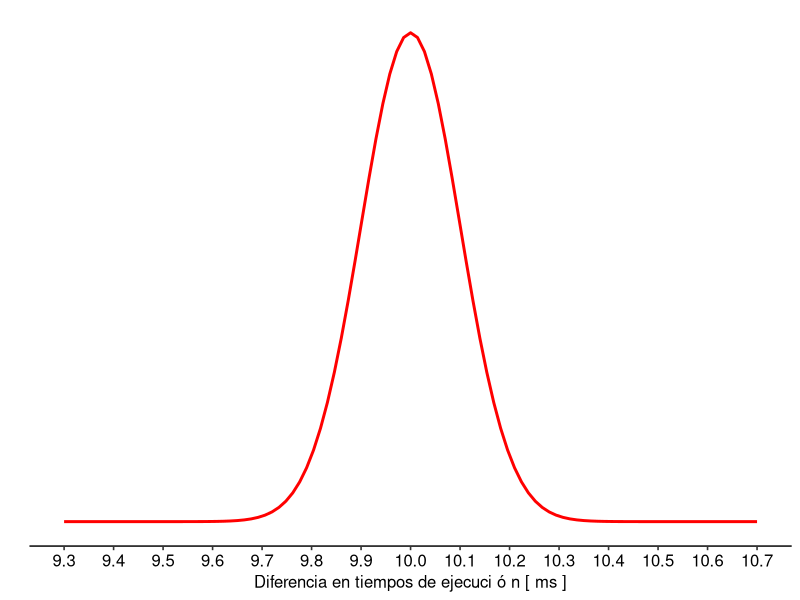

Here is the R script that generated this plot: (Note: this script raises an error after producing the figure.)

library(pwr)

#2.Si el verdadero volumen medio de los bidones fuera de 10,1 litros, ¿cuál sería 
#la probabilidad de que el ingeniero, que obviamente no conoce este dato, cometa 
#un error de tipo II? Para responder, agregue al gráfico anterior la verdadera 
#distribución muestral de las medias y marquen (con otro color) la zona 
#correspondiente a la probabilidad solicitada, para luego, basándose en este 
#gráfico, calcular el área correspondiente. También hay ejemplos de este 
#procedimiento en la lectura sobre poder estadístico.

#3.Como no se conoce el verdadero volumen medio, genere un gráfico del poder 
#estadístico con las condiciones anteriores, pero suponiendo que el verdadero 
#volumen medio podría variar de 9,6 a 10,4 litros. Hay un ejemplo de este tipo 
#de gráfico en la lectura sobre poder estadístico.

#4.Considerando un volumen medio de 10 litros, ¿cuántos bidones deberían 
#revisarse para conseguir un poder estadístico de 0,7 y un nivel de significación de 0,05?

#5.¿Y si el ingeniero fuese muy exigente y quisiera reducir la probabilidad de 
#cometer un error de tipo I a un 1% solamente?
   

# ENUNCIADO

# Se sabe que una máquina que envasa detergentes industriales llena bidones con un
# volumen de producto que sigue una distribución normal con desviación estándar de
# 1 litro. Usando una muestra aleatoria de 100 envases, el ingeniero a cargo de la
# planta requiere determinar si la máquina está llenando los bidones con una media
# de 10 litros.


#1.Si el ingeniero piensa rechazar la hipótesis nula cuando la muestra presente 
#una media menor a 9,8 litros o mayor a 10,2 litros, ¿cuál es la probabilidad de 
#que cometa un error de tipo I? Para responder, generen un gráfico de la 
#distribución muestral de las medias hipotetizada en donde se marquen las zonas 
#correspondientes a la probabilidad solicitada, para luego, basándose en este 
#gráfico, calcular el área correspondiente. Tome como ejemplo los scripts 
#presentados en la lectura sobre poder estadístico.


#Datos 

#H0: La máquina llena en promedio 10 litros en cada envase.
#Ha: La máquina llena en promedio una cantidad distinta de 10 litros por envase.

#Ho: mu = mu0, es decir, mu = 10 [L].
#Ha: mu != mu0, es decir, mu != 10 [L].

#La probabilidad de cometer un error de tipo I se relaciona al valor de alfa, teniendo
#en este caso un valor de 0.01, debido a que se ve la diferencia entre los valores entregados
#y la media, dando 0.02. Pero como se trata de una prueba bilateral, este valor debe dividirse por 2,
#dando como resultado 0.01.

#z1: (9.8 - 10)/1 = -0.2
#z1: (10.2 - 10)/1 = 0.2

inferior <- 9.8
superior <- 10.2
media <- 10
sd <- 1
n <- 100

z1 <- (inferior - media)/sd
z2 <- (superior - media)/sd

#Probabilidad de error tipo I
#I = P(Z < -0.2) + P(Z > 0.2)

library(ggpubr)
library(pwr)
n <- 100
sigma <- 1
null_mean <- 10


SE <- sigma/sqrt(n)
print(SE)

x<- seq(93*SE, 107*SE, 0.1)
y<- dnorm(x, mean=null_mean, sd = SE)
df <- data.frame(x,y)
g <- ggplot(data = df, aes(x))
g <- g + stat_function(
  fun = dnorm,
  args = list(mean= null_mean, sd = SE),
  colour = "red", size = 1
)
#bug

g <- g + ylab("")
g <- g + scale_y_continuous(breaks = NULL)
g <- g + scale_x_continuous(name ="Diferencia en tiempos de ejecuci ó n [ ms ]",
                                  breaks = seq(-6, 12, 0.1) )
#bug
g <- g + theme_pubr()
print(g)

media_nula <- 9.8
Z_critico <- qnorm(alfa /2 , mean = media_nula , sd = SE , lower.tail = FALSE )
q_critico_inferior <- media_nula - Z_critico
q_critico_superior <- media_nula + Z_critico

g <- g + geom_area(data = subset(df, x < q_critico_inferior),
                       aes(y = y) ,
                       colour = "red" ,
                       fill = "red" ,
                       alpha = 0.5)

print(g)
# 
# efecto <- seq(-2.5, 2.5, 0.01)
# alpha <- 0.01
# 
# n_100_alfa_01 <- power.t.test(n = n,
#                             delta = efecto,
#                             sd = dev,
#                             sig.level = alpha,
#                             type = "one.sample",
#                             alternative = "two.sided")$power
# 
# datos <- data.frame(efecto, n_100_alfa_01)
# 
# datos <- datos %>% pivot_longer(!"efecto",
#                                 names_to = "fuente",
#                                 values_to = "poder")
# 
# nivel <- c("n_100_alfa_01")
# 
# datos[["fuente"]] <- factor(datos[["fuente"]], levels = nivel)
# 
# #Graficar
# g <- ggplot(datos, )
# 
